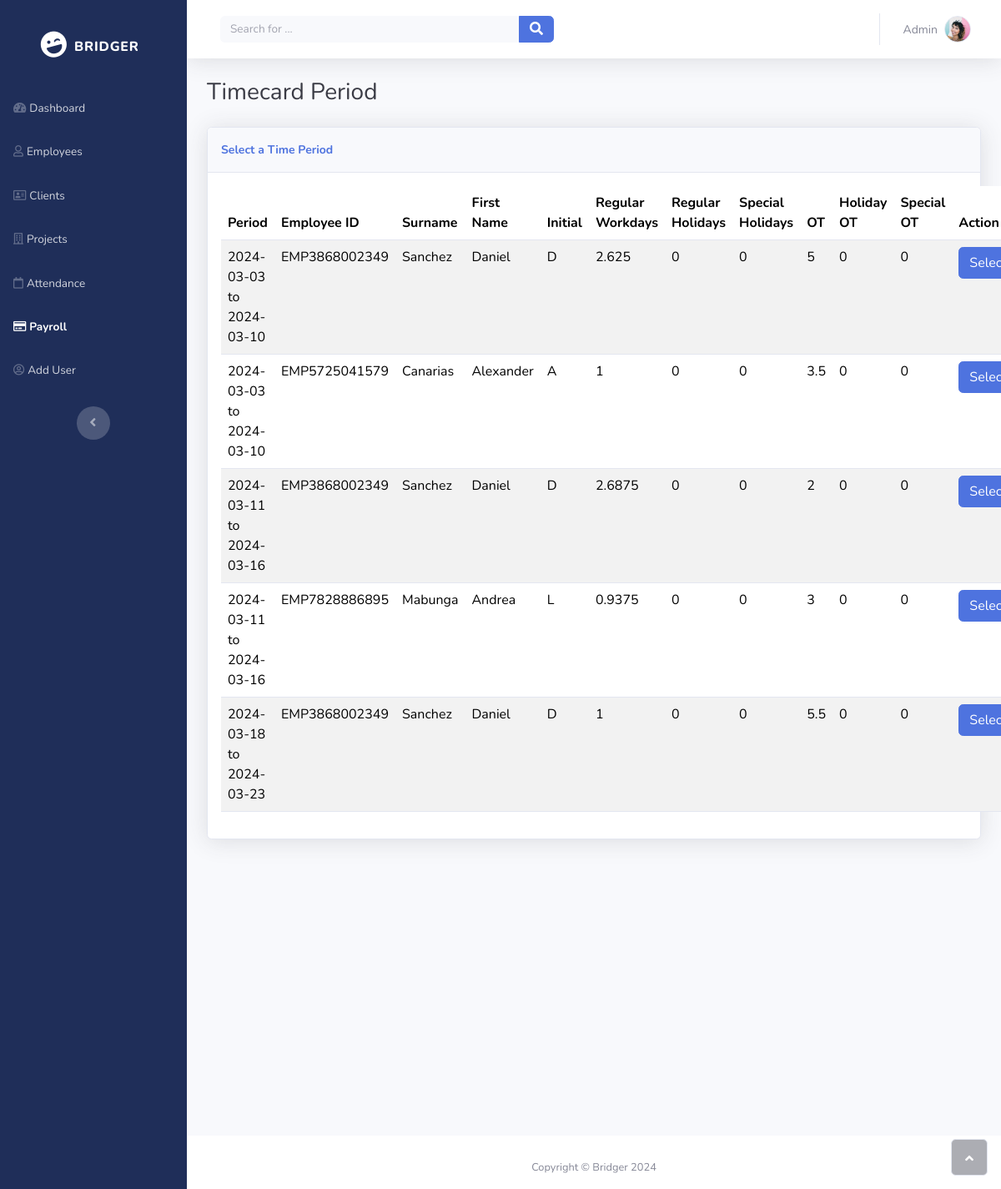
The app's page /n_payslip with its own data.
### tables this page shows
CREATE TABLE "employee" (
	"empID"	TEXT NOT NULL UNIQUE,
	"posID"	TEXT NOT NULL,
	"empFName"	TEXT NOT NULL,
	"empLName"	TEXT NOT NULL,
	"empInitial"	TEXT NOT NULL,
	"gender"	INTEGER NOT NULL,
	"birthdate"	TEXT NOT NULL,
	"age"	INTEGER NOT NULL,
	"contact"	NUMERIC NOT NULL,
	"email"	TEXT NOT NULL,
	PRIMARY KEY("empID"),
	FOREIGN KEY("posID") REFERENCES "position"("posID")
);

### app.py (the view)
@app.route('/n_payslip')
def emp_slip_view():
    payslip_rows = fetch_payslip_data()
    return render_template('n_payslip.html', payslip_rows=payslip_rows)

### app.py (called while the page is built)
def get_db_connection():
    connection = sqlite3.connect('test.db')
    connection.row_factory = sqlite3.Row
    return connection

def fetch_payslip_data():
    connection = get_db_connection()
    cursor = connection.cursor()
    cursor.execute("SELECT * FROM employee_payperiod_summary_view")
    payslip_rows = cursor.fetchall()
    cursor.close()
    connection.close()
    return payslip_rows

### templates/n_payslip.html (shortened to what this page needs)
<!DOCTYPE html>
<html data-bs-theme="light" lang="en">
<head>
    <link rel="stylesheet" href="{{ url_for('static', filename='bootstrap/css/bootstrap.min.css') }}">
    <link rel="stylesheet" href="{{ url_for('static', filename='fonts/fontawesome-all.min.css') }}">
</head>
<body id="page-top">
    <div id="wrapper">
        <nav class="navbar align-items-start sidebar sidebar-dark accordion bg-gradient-primary p-0 navbar-dark" style="background: #1f2e59;--bs-primary: #1f2e59;--bs-primary-rgb: 31,46,89;">
            <div class="container-fluid d-flex flex-column p-0"><a class="navbar-brand d-flex justify-content-center align-items-center sidebar-brand m-0" href="#" style="padding-bottom: 79px;">
                    <div class="sidebar-brand-icon rotate-n-15"><i class="fas fa-laugh-wink" style="padding-bottom: 0px;padding-top: 63px;"></i></div>
                    <div class="sidebar-brand-text mx-3" style="padding-bottom: 0px;padding-top: 63px;"><span style="padding-bottom: 0px;padding-top: 63px;">bridger</span></div>
                </a>
                <ul class="navbar-nav text-light" id="accordionSidebar">
                    <li class="nav-item"><a class="nav-link" href="/n_dashboard"><i class="fas fa-tachometer-alt"></i><span>Dashboard</span></a></li>
                    <li class="nav-item"><a class="nav-link" href="/n_employee"><i class="far fa-user"></i><span>Employees</span></a></li>
                    <li class="nav-item"><a class="nav-link" href="/n_client"><i class="far fa-address-card"></i><span>Clients</span></a></li>
                    <li class="nav-item"><a class="nav-link" href="/n_project"><i class="far fa-building"></i><span>Projects</span></a></li>
                    <li class="nav-item"><a class="nav-link" href="/n_attendance_project"><i class="far fa-calendar"></i><span>Attendance</span></a></li>
                    <li class="nav-item"><a class="nav-link active" href="/n_payslip"><i class="far fa-credit-card"></i><span>Payroll</span></a></li>
                    <li class="nav-item"><a class="nav-link" href="/add_user"><i class="far fa-user-circle"></i></i><span>Add User</span></a></li>
                </ul>
                <div class="text-center d-none d-md-inline"><button class="btn rounded-circle border-0" id="sidebarToggle" type="button"></button></div>
            </div>
        </nav>
        <div class="d-flex flex-column" id="content-wrapper">
            <div id="content">
                <nav class="navbar navbar-expand bg-white shadow mb-4 topbar static-top navbar-light">
                    <div class="container-fluid"><button class="btn btn-link d-md-none rounded-circle me-3" id="sidebarToggleTop" type="button"></button>
                        <form id="searchForm" class="d-none d-sm-inline-block me-auto ms-md-3 my-2 my-md-0 mw-100 navbar-search" onsubmit="searchEmployee(); return false;">
                            <div class="input-group">
                                <input id="searchInput" class="bg-light form-control border-0 small" type="text" placeholder="Search for ...">
                                <button class="btn btn-primary py-0" type="submit"><i class="fas fa-search"></i></button>
                            </div>
                        </form>
                        <ul class="navbar-nav flex-nowrap ms-auto">
                            <li class="nav-item dropdown no-arrow">
                                <div class="nav-item dropdown no-arrow"><a class="dropdown-toggle nav-link" aria-expanded="false" data-bs-toggle="dropdown" href="#"><span class="d-none d-lg-inline me-2 text-gray-600 small">Admin</span><img class="border rounded-circle img-profile" src="{{ url_for('static', filename='img/avatars/avatar1.jpeg') }}"></a>
                                </div>
                            </li>
                        </ul>
                    </div>
                </nav>
                <div class="container-fluid">
                    <h3 class="text-dark mb-4">Timecard Period</h3>
                    <div class="card shadow">
                        <div class="card-header py-3" style="font-size: 14px;">
                            <p class="text-primary m-0 fw-bold">Select a Time Period</p>
                        </div>
                        <div class="card-body">
                            <div class="scrollable-table-container">
                                <table class="table table-striped">
                                    <thead class="thead-dark">
                                        <tr>
                                            <th>Period</th>
                                            <th>Employee ID</th>
                                            <th>Surname</th>
                                            <th>First Name</th>
                                            <th>Initial</th>
                                            <th>Regular Workdays</th>
                                            <th>Regular Holidays</th>
                                            <th>Special Holidays</th>
                                            <th>OT</th>
                                            <th>Holiday OT</th>
                                            <th>Special OT</th>
                                            <th>Action</th>
                                        </tr>
                                    </thead>
                                    <tbody>
                                        {% for row in payslip_rows %}
                                        <form action="/process_payslip" method="post">
                                            <tr>
                                                <td>{{ row.period }}</td>
                                                <td>{{ row.empID }}</td>
                                                <td>{{ row.empLName }}</td>
                                                <td>{{ row.empFName }}</td>
                                                <td>{{ row.empInitial }}</td>
                                                <td>{{ row.Regular_Workday }}</td>
                                                <td>{{ row.Regular_Holiday }}</td>
                                                <td>{{ row.Special_Holiday }}</td>
                                                <td>{{ row.OT_Regular_Workday }}</td>
                                                <td>{{ row.OT_Regular_Holiday }}</td>
                                                <td>{{ row.OT_Special_Holiday }}</td>
                                                <td>
                                                    <button type="button" class="btn btn-primary" onclick="process_payslip('{{ row[1] }}')">Select</button>
                                                </td>
                                            </tr>
                                        </form>
                                        {% endfor %}
                                    </tbody>
                                </table>
                            </div>
                        </div>
                    </div>
                </div>
                <footer class="bg-white sticky-footer" style="height: 62.8px;margin-top: 355px;">
                    <div class="container my-auto">
                        <div class="text-center my-auto copyright"><span>Copyright © Bridger 2024</span></div>
                    </div>
                </footer>
            </div>
            <a class="border rounded d-inline scroll-to-top" href="#page-top"><i class="fas fa-angle-up"></i></a>
        </div>
</body>
</html>

### records on screen
employee: period "2024-03-03 to 2024-03-10", empID "EMP3868002349", empLName "Sanchez", empFName "Daniel", empInitial "D", Regular_Workday "2.625", Regular_Holiday "0", Special_Holiday "0", OT_Regular_Workday "5", OT_Regular_Holiday "0", OT_Special_Holiday "0", period "2024-03-11 to 2024-03-16", Regular_Workday "2.6875", OT_Regular_Workday "2", period "2024-03-18 to 2024-03-23", Regular_Workday "1", OT_Regular_Workday "5.5"
employee: period "2024-03-03 to 2024-03-10", empID "EMP5725041579", empLName "Canarias", empFName "Alexander", empInitial "A", Regular_Workday "1", Regular_Holiday "0", Special_Holiday "0", OT_Regular_Workday "3.5", OT_Regular_Holiday "0", OT_Special_Holiday "0"
employee: period "2024-03-11 to 2024-03-16", empID "EMP7828886895", empLName "Mabunga", empFName "Andrea", empInitial "L", Regular_Workday "0.9375", Regular_Holiday "0", Special_Holiday "0", OT_Regular_Workday "3", OT_Regular_Holiday "0", OT_Special_Holiday "0"
